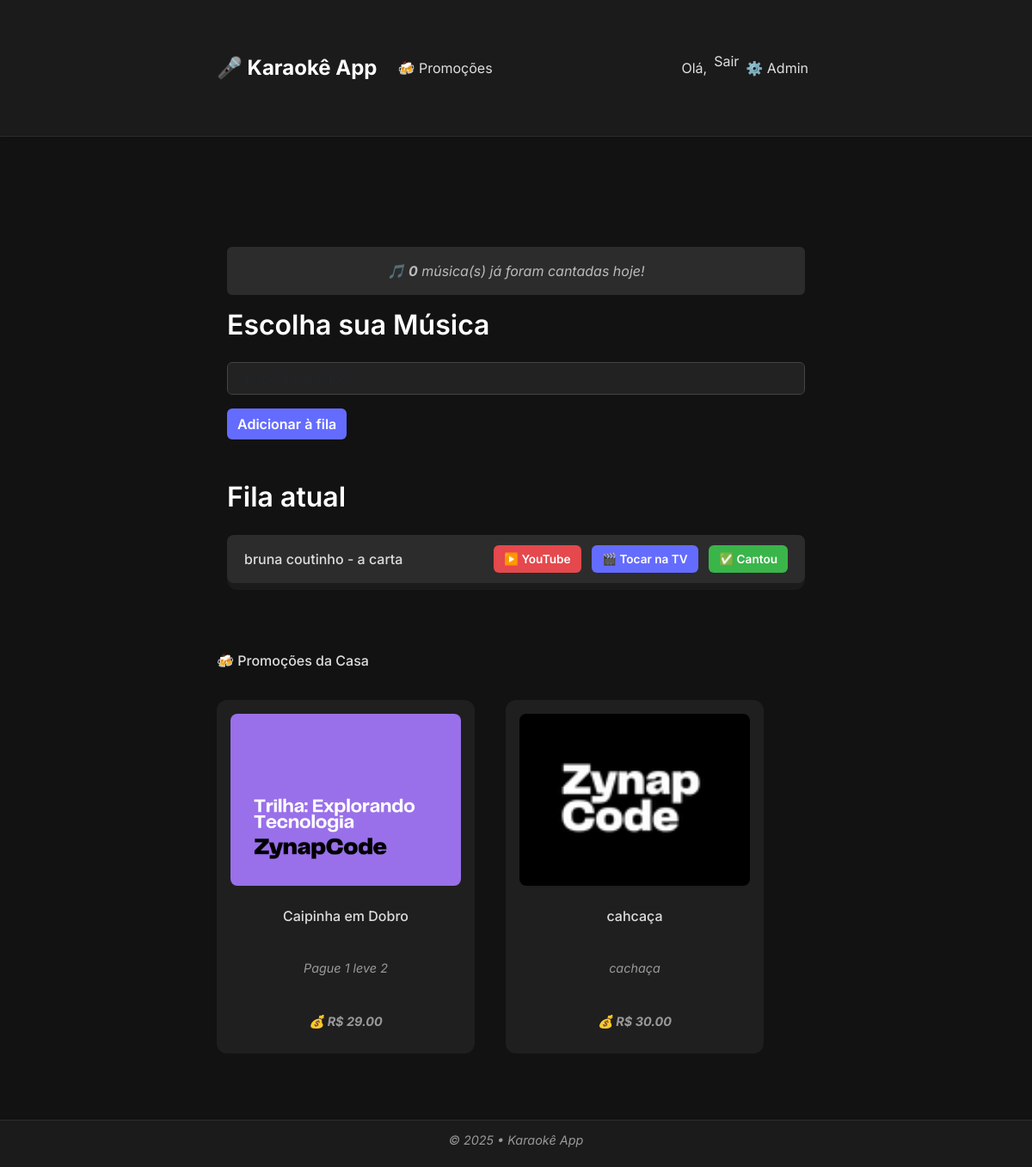
Screenshot of / (signed in) with the database file from the repository.
### fila_karaoke/models.py (models this page shows, shortened)
class Cantor(models.Model):
    musica = models.CharField(max_length=200)
    esperando = models.BooleanField(default=True)
    criado_em = models.DateTimeField(auto_now_add=True)
    usuario = models.ForeignKey(settings.AUTH_USER_MODEL, on_delete=models.CASCADE)

class CustomUser(AbstractBaseUser, PermissionsMixin):
    cpf = models.CharField(max_length=14, unique=True)
    email = models.EmailField(_('email address'), unique=True)
    first_name = models.CharField(_('first name'), max_length=30)
    last_name = models.CharField(_('last name'), max_length=30)
    is_active = models.BooleanField(default=True)
    is_staff = models.BooleanField(default=False)
    objects = CustomUserManager()
    USERNAME_FIELD = 'cpf'
    REQUIRED_FIELDS = ['email', 'first_name', 'last_name']

class Promocao(models.Model):
    titulo = models.CharField(max_length=200, blank=True, null=True)  # nome da promoção
    imagem = models.ImageField(upload_to='promocoes/')               # foto do combo ou promoção
    descricao = models.TextField(blank=True, null=True)              # texto explicativo da promoção
    valor = models.DecimalField(max_digits=8, decimal_places=2)      # valor do combo ou promoção

### fila_karaoke/views.py (the view)
# urls.py: path('', views.fila_karaoke, name='fila_karaoke'),
@login_required
def fila_karaoke(request):
    cantores = Cantor.objects.filter(esperando=True).order_by('criado_em')
    hoje = now().date()
    musicas_cantadas_hoje = Cantor.objects.filter(esperando=False, criado_em__date=hoje).count()
    banners = Banner.objects.all()
    promocoes = Promocao.objects.all()  # NOVO
    return render(request, 'fila_karaoke.html', {
        'cantores': cantores,
        'musicas_cantadas_hoje': musicas_cantadas_hoje,
        'banners': banners,
        'promocoes': promocoes,  # NOVO
    })

### fila_karaoke/templates/fila_karaoke.html (shortened to what this page needs)
{% extends "base.html" %}
{% block content %}
<div class="container">
  <p class="alert alert-info">
    🎵 <strong>{{ musicas_cantadas_hoje }}</strong> música(s) já foram cantadas hoje!
  </p>
  <h2>Escolha sua Música</h2>
  <form action="{% url 'adicionar_cantor' %}" method="post" class="row g-3 mb-5">
    <div class="col-12">
      <input type="text" name="musica" placeholder="Nome da música" required class="form-control" autocomplete="off">
    </div>
    <div class="col-12">
      <button type="submit" class="btn btn-primary">Adicionar à fila</button>
    </div>
  </form>
  <h2>Fila atual</h2>
  {% if cantores %}
    <ul class="list-group mb-4">
      {% for cantor in cantores %}
      <li class="list-group-item">
        <span>{{ cantor.usuario.first_name }} {{ cantor.usuario.last_name }} - {{ cantor.musica }}</span>
        <div>
          <a href="https://www.youtube.com/results?search_query={{ cantor.musica|urlencode }}" target="_blank" class="btn btn-danger btn-sm me-2" title="Buscar no YouTube">▶️ YouTube</a>
          {% if forloop.first %}
          <a href="{% url 'tv_player' %}" target="_blank" class="btn btn-primary btn-sm me-2">🎬 Tocar na TV</a>
          {% endif %}
          {% if cantor.usuario == user %}
          <a href="{% url 'cantou' cantor.id %}" class="btn btn-success btn-sm">✅ Cantou</a>
          {% endif %}
        </div>
      </li>
      {% endfor %}
    </ul>
  {% else %}
  <p>Ninguém na fila ainda.</p>
  {% endif %}
</div>
{% endblock %}

### fila_karaoke/templates/base.html (shortened to what this page needs)
<!DOCTYPE html>
<html lang="pt-br">
<head>
    <link href="https://cdn.jsdelivr.net/npm/bootstrap@5.3.3/dist/css/bootstrap.min.css" rel="stylesheet" />
</head>
<body>
    {% include "header.html" %}
    <main class="container py-5 flex-grow-1">
        {% block content %}{% endblock %}
    </main>
    {% if promocoes %}
    <div class="container mb-5">
        <h5 class="mb-3" style="font-size: 1rem;">🍻 Promoções da Casa</h5>
        <div class="promo-cards-container">
            {% for promo in promocoes %}
            <div class="card p-3 d-flex flex-column align-items-center promo-card">
                <img src="{{ promo.imagem.url }}" alt="{{ promo.titulo }}" />
                <div class="card-body">
                    <h6 class="mb-1">{{ promo.titulo }}</h6>
                    <p class="mb-1 text-truncate" style="max-width: 100%;">{{ promo.descricao|truncatechars:50 }}</p>
                    <p class="fw-bold mb-0">💰 R$ {{ promo.valor }}</p>
                </div>
            </div>
            {% endfor %}
        </div>
    </div>
    {% endif %}
    <body>
        <p>..</p>
    </body>
    {% include "footer.html" %}
</body>
</html>

### fila_karaoke/templates/base.html (style rules this page uses)
html, body { height: 100%; margin: 0; background-color: #121212; color: #e0e0e0; font-family: 'Inter', 'Helvetica Neue', Helvetica, Arial, sans-serif; }
body { display: flex; flex-direction: column; min-height: 100vh; padding-bottom: 80px; }
.container { max-width: 100%; }
a { color: #646cff; text-decoration: none; transition: color 0.3s ease; }
.card { background-color: #1f1f1f; border: none; color: #e0e0e0; border-radius: 12px; width: 300px; margin-right: 20px; display: flex; flex-direction: column; align-items: center; overflow: hidden; flex-shrink: 0; }
.card img { width: 100%; height: 200px; object-fit: cover; }
.card-body { padding: 10px; text-align: center; }
h5, h6 { color: #ddd; }
.btn-primary { background-color: #646cff; border-color: #646cff; font-weight: 600; transition: background-color 0.3s ease; }
.promo-card img { max-width: 100%; border-radius: 8px; }
.promo-card { font-size: 0.9rem; gap: 1rem; }
main { min-height: 60vh; }
.promo-cards-container { display: flex; overflow-x: hidden; gap: 1rem; animation: scroll-cards 15s linear infinite; padding: 20px 0; justify-content: flex-start; }

### fila_karaoke/templates/fila_karaoke.html (style rules this page uses)
body { background-color: #121212; color: #e0e0e0; font-family: 'Inter', sans-serif; }
.container { max-width: 720px; margin: 40px auto; }
h2 { color: #fff; font-weight: 600; margin-bottom: 1.5rem; }
.alert-info { background-color: #2c2c2c; border: none; color: #bbb; }
form input.form-control { background-color: #222; border: 1px solid #444; color: #eee; transition: border-color 0.3s ease; }
form button.btn-primary { background-color: #646cff; border: none; font-weight: 600; transition: background-color 0.3s ease; }
ul.list-group { background-color: #1b1b1b; border-radius: 12px; border: none; }
ul.list-group li.list-group-item { background-color: #2c2c2c; border: none; margin-bottom: 8px; border-radius: 8px; padding: 12px 20px; color: #ddd; display: flex; justify-content: space-between; align-items: center; flex-wrap: wrap; }
ul.list-group li.list-group-item span { font-weight: 500; }
ul.list-group li.list-group-item a.btn { font-size: 0.85rem; padding: 6px 12px; border-radius: 6px; font-weight: 600; transition: background-color 0.3s ease; }
ul.list-group li.list-group-item a.btn-danger { background-color: #e5484d; border: none; }
ul.list-group li.list-group-item a.btn-primary { background-color: #646cff; border: none; }
ul.list-group li.list-group-item a.btn-success { background-color: #3ab54a; border: none; }
p { color: #999; font-style: italic; text-align: center; margin-top: 40px; }

### fila_karaoke/templates/header.html (style rules this page uses)
body { background-color: #121212; font-family: 'Inter', sans-serif; color: #e0e0e0; }

### rows the page displays
Cantor: usuario.first_name "bruna", usuario.last_name "coutinho", musica "a carta", shows "✅ Cantou"
Promocao: imagem (picture), titulo "Caipinha em Dobro", descricao "Pague 1 leve 2", valor "29.00"
Promocao: imagem (picture), titulo "cahcaça", descricao "cachaça", valor "30.00"

### other values shown
{{ musicas_cantadas_hoje }} "0"
